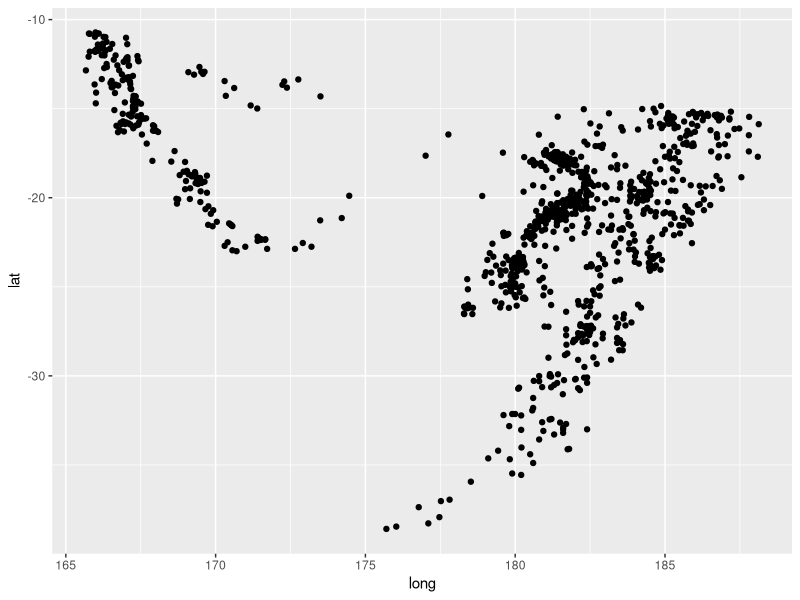
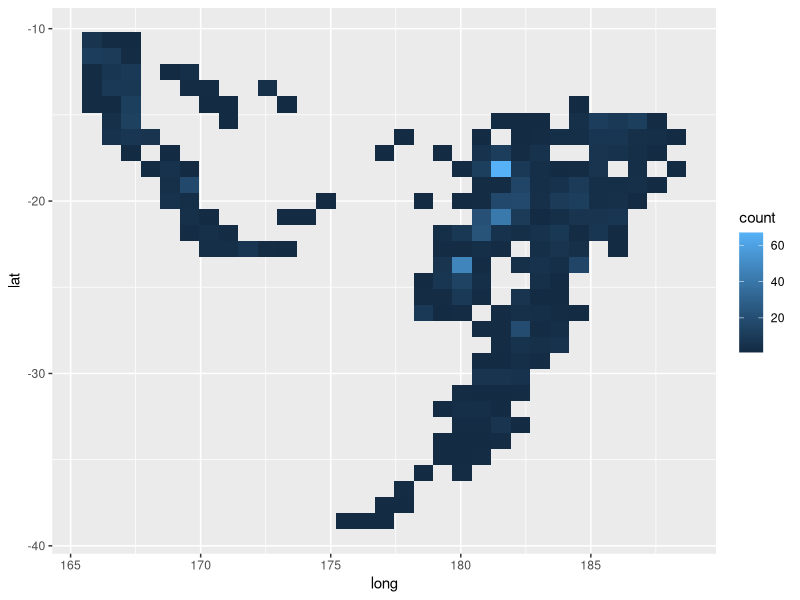
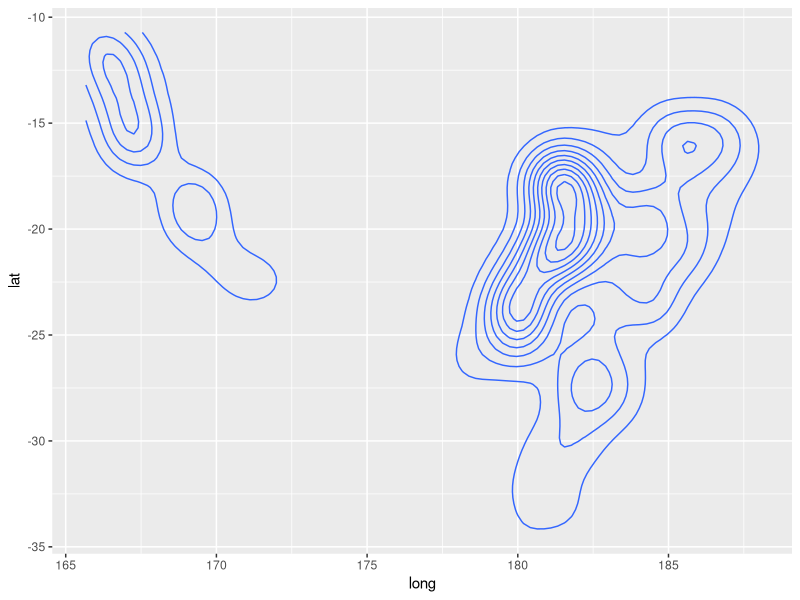
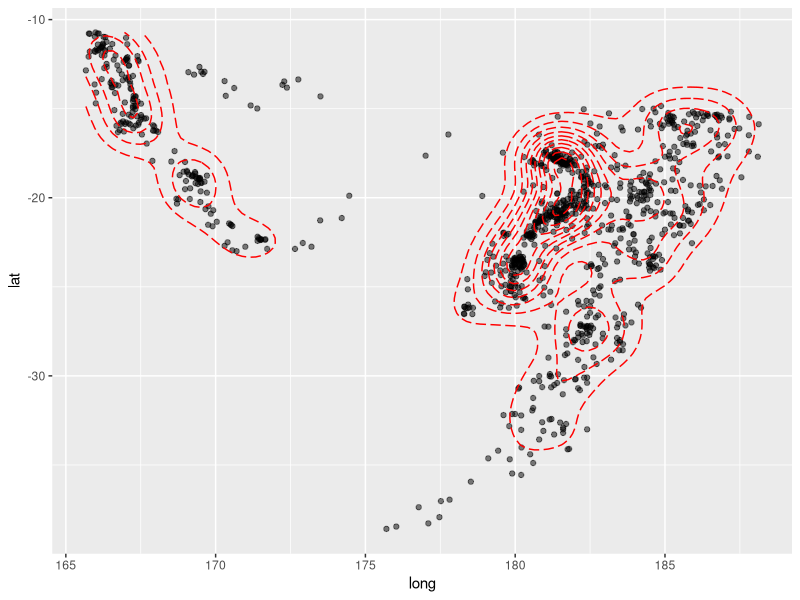
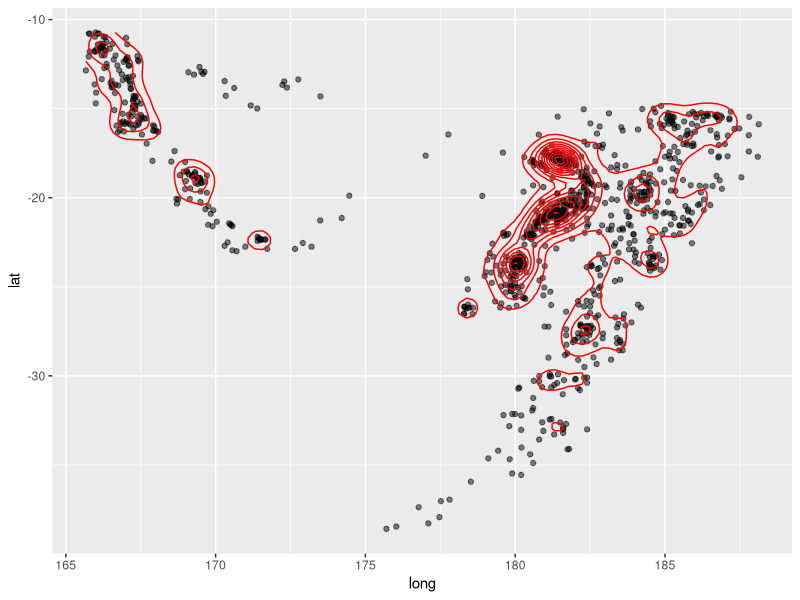
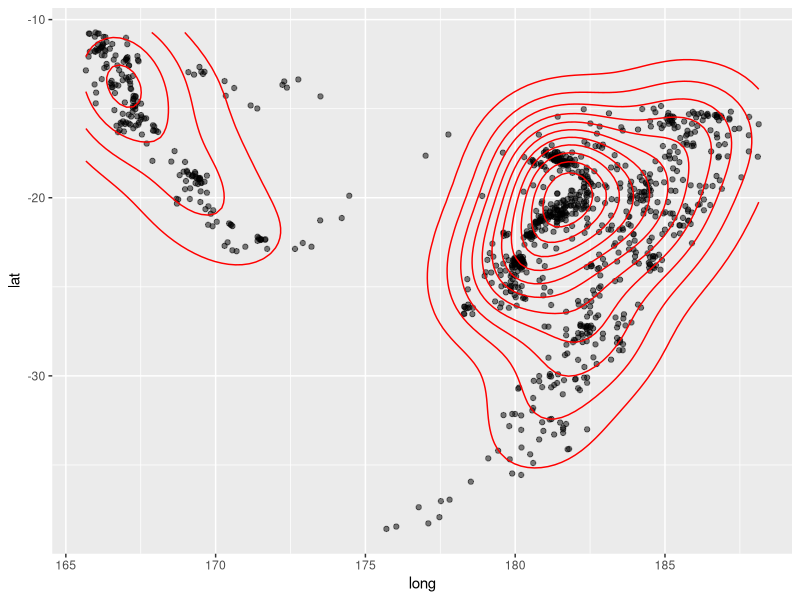
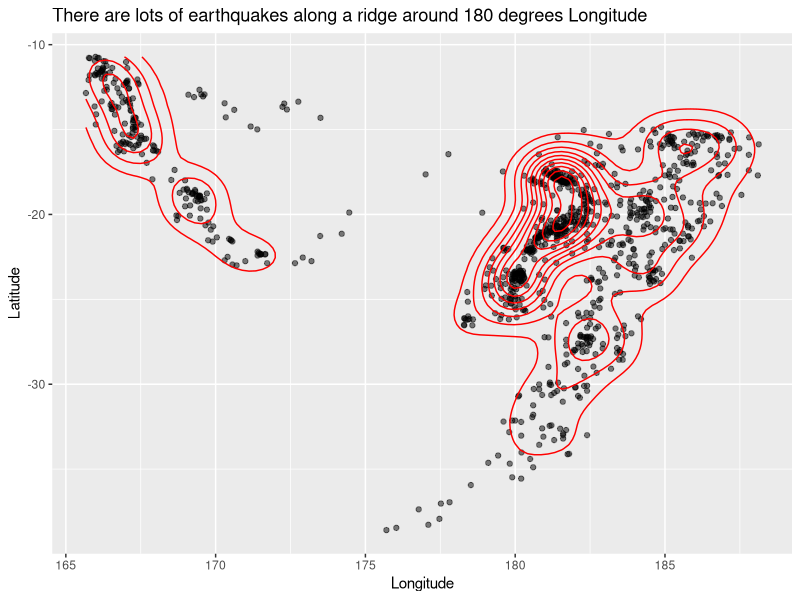
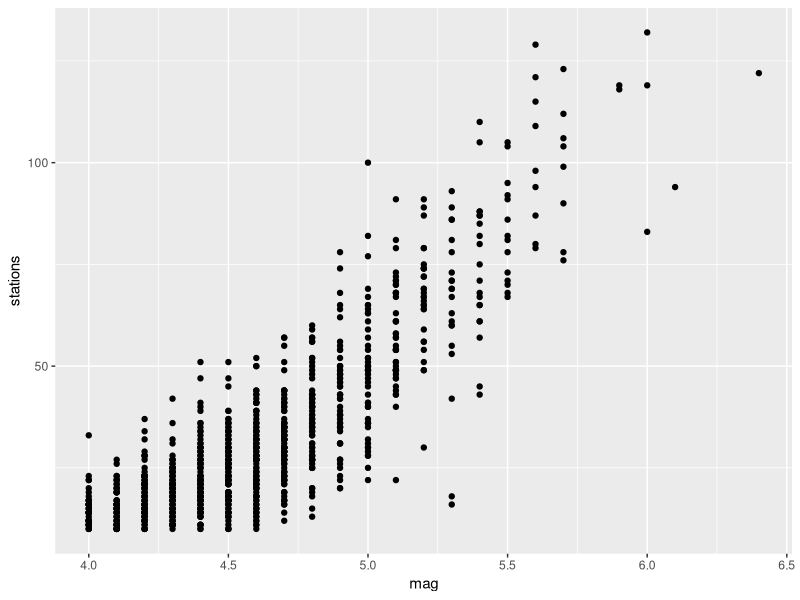

Here is the R script that generated these plots, in order:
# Our second R script

# Load up the libraries we need and data
library(tidyverse)
data(quakes)

# Let's plot where the earthquakes are again
ggplot(data=quakes) +
  geom_point(mapping=aes(x=long, y=lat))

# Let's try some other geometries. First: geom_bin2d
ggplot(data=quakes) +
  geom_bin2d(mapping=aes(x=long, y=lat))

# A 2d density
ggplot(data=quakes) +
  geom_density2d(mapping=aes(x=long, y=lat))

# Showing two geometries
ggplot(data=quakes) +
  geom_point(mapping=aes(x=long, y=lat), alpha=0.5) +
  geom_density2d(mapping=aes(x=long, y=lat),
                 linetype = 'longdash',
                 col='red')

# Finding help on the aesthetics (e.g. linetypes)
vignette("ggplot2-specs")

# Altering the amount of smoothing that the density does via
# the adjust parameter. Smaller than one smoothes less:
ggplot(data=quakes) +
  geom_point(mapping=aes(x=long, y=lat), alpha=0.5) +
  geom_density2d(mapping=aes(x=long, y=lat),
                 linetype = 'solid',
                 col='red',
                 adjust = 0.5)

# Larger than one smooths more:
ggplot(data=quakes) +
  geom_point(mapping=aes(x=long, y=lat), alpha=0.5) +
  geom_density2d(mapping=aes(x=long, y=lat),
                 linetype = 'solid',
                 col='red',
                 adjust = 2)

# We can tune the amount of smoothing that we want.
# Choosing a small value of adjust will mean we have less
# smoothing, so the smoothed density will be closer to the
# data that we have built it from. But, when a new dataset
# comes along, the density that we build from that data might
# look quite a bit different to this one.

# Choosing a large value of adjust will smooth more. The density
# will not reflect our data quite as well (as we smooth it too
# much), but when we do the same thing on a new dataset, we're
# likely to get a very similar smoothed density. This is the
# bias-variance tradeoff: By reducing bias (smoothing less) we
# increase variance (between data sets). Alternatively we can
# reduce variance (so different datasets produce similar results)
# but as a result each one will be more biased (doesn't fit a
# particularly dataset very well).

ggplot(data=quakes) +
  geom_point(mapping=aes(x=long, y=lat), alpha=0.5) +
  geom_density2d(mapping=aes(x=long, y=lat),
                 linetype = 'solid',
                 col='red',
                 adjust = 1) +
  labs(x = "Longitude", y = "Latitude",
       title = "There are lots of earthquakes along a ridge around 180 degrees Longitude")

# Having a look at a different plot:
ggplot(data=quakes) +
  geom_point(mapping=aes(x=mag, y=stations))

# These data are rounded, so there may be overplotting where
# more than one datapoint are identical in both x and y so
# show up in exactly the same spot. We could look for this
# by using some transparency:
ggplot(data=quakes) +
  geom_point(mapping=aes(x=mag, y=stations),
             alpha = 0.2)

# We can also do this by jittering the data points: Adding
# a small amount of random noise to the data to get rid of
# the rounding (note that this is just made up though!)
ggplot(data=quakes) +
  geom_jitter(mapping=aes(x=mag, y=stations),
              alpha=0.3,
              width = 0.06, height = 0)

# We could try adding a density2d like above:
ggplot(data=quakes) +
  geom_jitter(mapping=aes(x=mag, y=stations),
              alpha=0.3,
              width = 0.04, height = 0) +
  geom_density2d(mapping = aes(x=mag, y=stations))

# Or maybe geom_smooth() - this looks better as it
# helps us tell the story: Increasing magnitude leads
# to more stations detecting the earthquake.
ggplot(data=quakes) +
  geom_jitter(mapping=aes(x=mag, y=stations),
              alpha=0.3,
              width = 0.04, height = 0) +
  geom_smooth(mapping = aes(x=mag, y=stations))

# Playing around with the smooth (how smooth?)
ggplot(data=quakes) +
  geom_jitter(mapping=aes(x=mag, y=stations),
              alpha=0.3,
              width = 0.04, height = 0) +
  geom_smooth(mapping = aes(x=mag, y=stations),
              method = 'loess', span = 0.35)

# Another example of the bias-variance tradeoff: reducing
# span means you smooth less which means the curve is closer
# to the data trend. But, a new dataset will have a different
# smooth curve so the variation between datasets increases.

# Increasing span means you smooth more which means the curve
# doesn't fit the data as well. But, a new dataset smoothed
# the same way will result in a very similar smooth trend.
# i.e. variation between datasets is reduced, but bias for
# a particular dataset increases.

ggplot(data=quakes) +
  geom_jitter(mapping=aes(x=mag, y=stations),
              alpha=0.3,
              width = 0.04, height = 0) +
  geom_smooth(mapping = aes(x=mag, y=stations),
              method = 'loess', span = 0.6) +
  labs(x = "Magnitude of earthquake",
       y = "Number of stations that detect the earthquake",
       title = "Bigger earthquakes are felt more widely")

